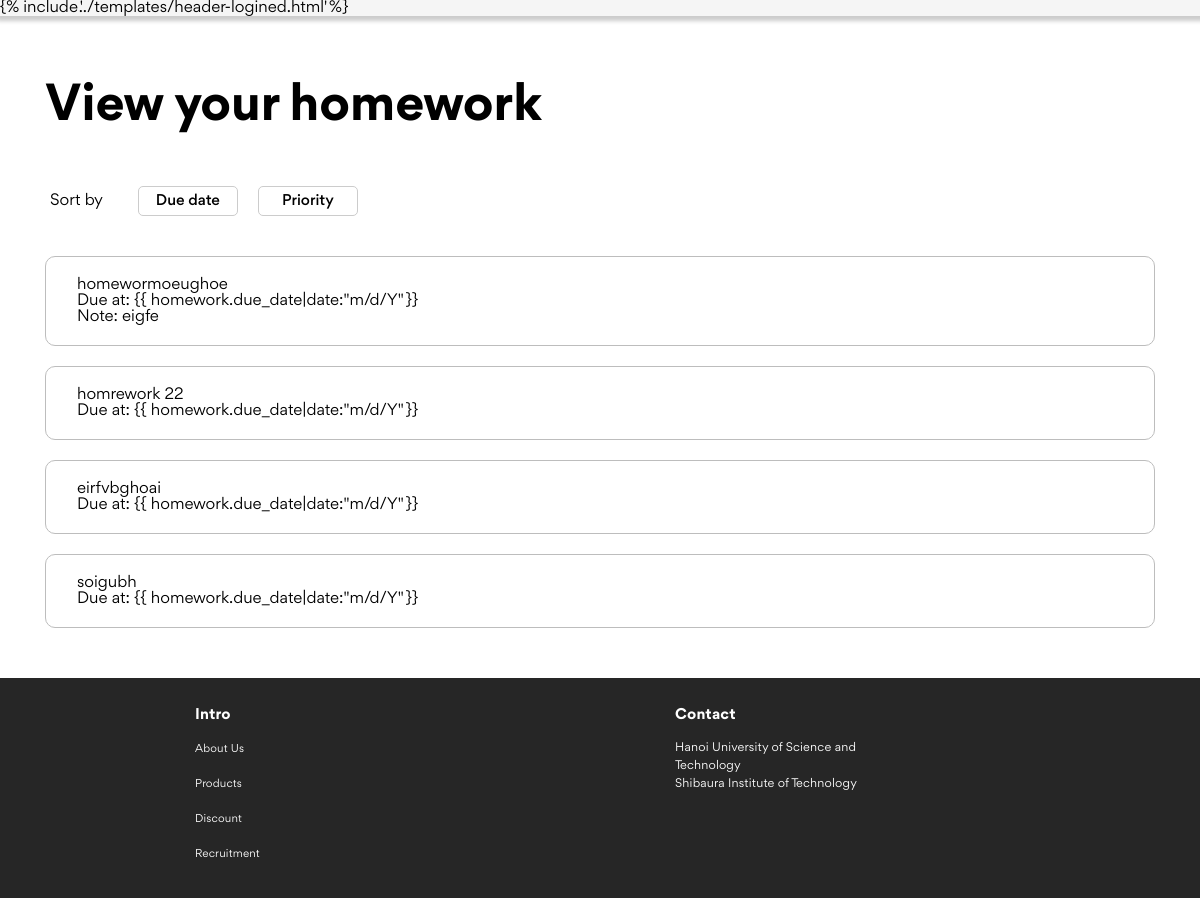
Before: /view/view-homework.html (signed in) with the older database file.
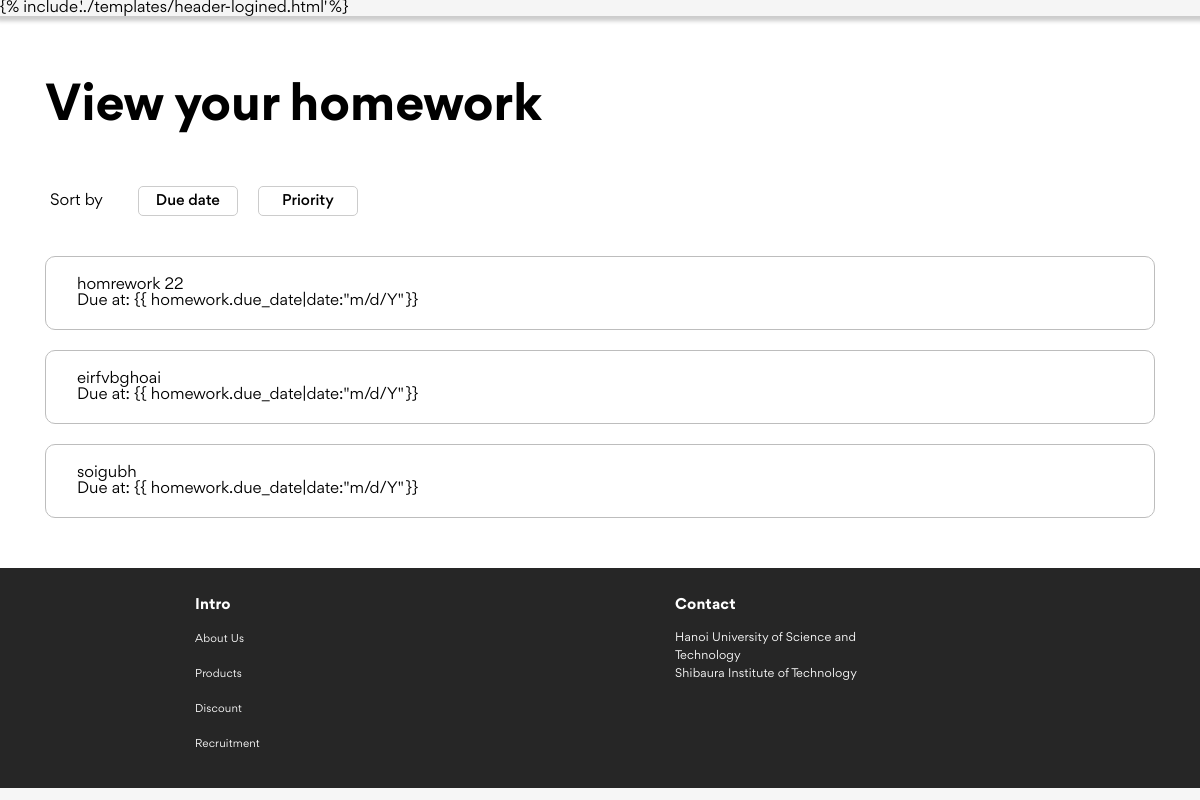
After: the same page with the newer database file.
### app/models.py (models this page shows, shortened)
class Homework(models.Model):
    user = models.ForeignKey(User, null=User, on_delete=models.CASCADE)
    name = models.CharField(max_length=200) #宿題名
    note = models.TextField(blank=True, default='') #メモ
    due_date = models.DateField() #期限
    difficulty = models.IntegerField(choices=[(1, '1'), (2, '2'), (3, '3'), (4, '4'), (5, '5')]) #難易度
    priority = models.IntegerField(default=0, editable=False) #自動的に計算する優先度
    finished = models.BooleanField(default=False) #完了した宿題かどうか

### app/views.py (the view)
# urls.py: path('view/view-homework.html', views.view_homework, name='view_homework'),
@login_required
def view_homework(request):
    sort_by = request.GET.get('sort_by','priority')
    if sort_by == 'due_date':
        homework_list = Homework.objects.filter(user=request.user, finished=False).order_by('due_date')
    else:
        homework_list = Homework.objects.filter(user=request.user, finished=False).order_by('priority')
    context = { 'homework_list':homework_list }
    return render(request, 'view/view-homework.html', context)

### templates/view/view-homework.html (shortened to what this page needs)
<!DOCTYPE html>
<html lang="en">
    <head>
        {% load static %}
        <link
            rel="stylesheet"
            href="{% static 'assets/fonts/stylesheet.css' %}"
        />
        <link rel="stylesheet" href="{% static 'assets/css/main.css' %}" />
    </head>
    <body>
        <header id="header" class="header">
            {% if user.is_authenticated %} {% include
            '../templates/header-logined.html' %} {% else %} {% include
            '../templates/header.html' %} {% endif %}
        </header>
        <div class="main-first" id="about-app">
            <div class="container">
                <div class="row">
                    <div class="col-12">
                        <h1 class="page__title">View your homework</h1>
                    </div>
                    <div class="row order">
                        <p class="order__title">Sort by</p>
                        <div class="order-options">
                            <a
                                href="{% url 'view_homework' %}?sort_by=due_date"
                                class="btn {% if request.GET.sort_by == 'due_date' %}active{% endif %}"
                            >
                                <p class="order__text">Due date</p>
                            </a>
                            <a
                                href="{% url 'view_homework' %}?sort_by=priority"
                                class="btn {% if request.GET.sort_by == 'priority' %}active{% endif %}"
                            >
                                <p class="order__text">Priority</p>
                            </a>
                        </div>
                    </div>
                </div>
                <div class="row">
                    <ul class="col-12 homework__list">
                        {% for homework in homework_list %}
                        <a href="{% url 'homework_details' homework.id %}">
                            <li class="homework__item">
                                <div class="homework__container">
                                    <div class="col-10 homework__content">
                                        <h2 class="homework__name">
                                            {{ homework.name }}
                                        </h2>
                                        <div class="homework__desc">
                                            <p class="homework__duedate">
                                                Due at: {{
                                                homework.due_date|date:"m/d/Y"
                                                }}
                                            </p>
                                            {% if homework.note %}
                                            <p class="homework__note">
                                                Note: {{ homework.note }}
                                            </p>
                                            {% endif %}
                                        </div>
                                    </div>
                                </div>
                            </li>
                        </a>
                        {% empty %}
                        <li class="homework__item">
                            <div class="homework__container">
                                <p>No homework available.</p>
                            </div>
                        </li>
                        {% endfor %}
                    </ul>
                </div>
            </div>
        </div>
        {% include '../templates/footer.html' %}
    </body>
</html>

Changed rows visible on the page:
removed Homework: name "homewormoeughoe", note "eigfe"
